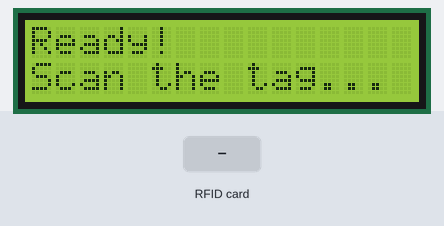
A sketch run on a simulated Arduino Uno, built with avr-gcc and run on an emulated ATmega328P. Parts: 16×2 character LCD. The test bench sets the inputs (shaded band). What the sketch prints to the serial monitor is not drawn.

Above: at 1.3 s.
1.4 s: RFID card 5E 7A 19 C4 held to the reader
At 3.0 s:
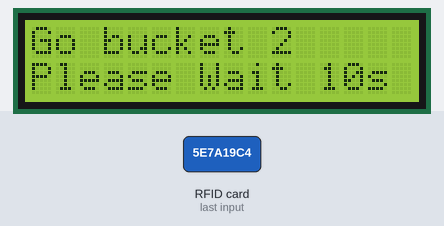
Timing chart, 0 to 4.5 s (numbered marks = the images above; inputs shaded):
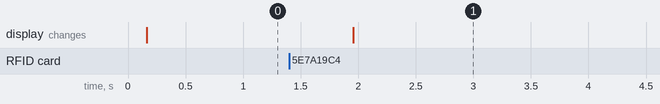

The sketch:

decode.ino
```cpp
#include <SPI.h>
#include <MFRC522.h>
#include <LiquidCrystal_PCF8574.h>

#define RST_PIN         9           // Configurable, see typical pin layout above
#define SS_PIN          10          // Configurable, see typical pin layout above

MFRC522 mfrc522(SS_PIN, RST_PIN);   // Create MFRC522 instance.

MFRC522::MIFARE_Key key;
LiquidCrystal_PCF8574 lcd(0x27); //or 0x3f
/**
 * Initialize.
 */
void setup() {
    Serial.begin(9600); // Initialize serial communications with the PC
    while (!Serial);    // Do nothing if no serial port is opened (added for Arduinos based on ATMEGA32U4)
    SPI.begin();        // Init SPI bus
    mfrc522.PCD_Init(); // Init MFRC522 card
    delay(5);				// Optional delay. Some board do need more time after init to be ready, see Readme
	  mfrc522.PCD_DumpVersionToSerial();	// Show details of PCD - MFRC522 Card Reader details
	  Serial.println(F("Scan PICC to see UID, SAK, type, and data blocks..."));
    for (byte i = 0; i < 6; i++) {
        key.keyByte[i] = 0xFF;
    }

    // display set up
    lcd.begin(16,2);
    lcd.setBacklight(255);
    lcd.clear();


}

/**
 * Main loop.
 */
void loop() {
    lcd.setCursor(0,0);
    lcd.print("Ready!");
    lcd.setCursor(0,1);
    lcd.print("Scan the tag...");
    delay(500);
    // Reset the loop if no new card present on the sensor/reader. This saves the entire process when idle.
    if ( ! mfrc522.PICC_IsNewCardPresent())
        return;

    // Select one of the cards
    if ( ! mfrc522.PICC_ReadCardSerial())
        return;

    // Show some details of the PICC (that is: the tag/card)
    Serial.print(F("Card UID:"));
    dump_byte_array(mfrc522.uid.uidByte, mfrc522.uid.size);
    Serial.println();
    Serial.print(F("PICC type: "));
    MFRC522::PICC_Type piccType = mfrc522.PICC_GetType(mfrc522.uid.sak);
    Serial.println(mfrc522.PICC_GetTypeName(piccType));

    // Check for compatibility
    if (    piccType != MFRC522::PICC_TYPE_MIFARE_MINI
        &&  piccType != MFRC522::PICC_TYPE_MIFARE_1K
        &&  piccType != MFRC522::PICC_TYPE_MIFARE_4K) {
        Serial.println(F("This sample only works with MIFARE Classic cards."));
        return;
    }

    byte sector= 15;
    byte blockAddr      = 62;
    MFRC522::StatusCode status;
    byte buffer[18];
    byte size = sizeof(buffer);
    byte dark = 0;
    byte rst = 0;
    bool underware = 0;

    // Read data from the block
    mfrc522.PICC_DumpMifareClassicSectorToSerial(&(mfrc522.uid), &key, sector);
    Serial.println();
    Serial.print(F("Reading data from block ")); Serial.print(blockAddr);
    Serial.println(F(" ..."));
    status = (MFRC522::StatusCode) mfrc522.MIFARE_Read(blockAddr, buffer, &size);
    if (status != MFRC522::STATUS_OK) {
        Serial.print(F("MIFARE_Read() failed: "));
        Serial.println(mfrc522.GetStatusCodeName(status));
    }
    Serial.print(F("Data in block ")); Serial.print(blockAddr); Serial.println(F(":"));
    dump_byte_array(buffer, 16); Serial.println();


    //Decode underware
    if(buffer[7]==1){
      underware = 1;
      rst = 0;
    }

    //Decode Color
    if(underware==false){
      rst = 1;
      if(buffer[0]<128) dark+=1;
      if(buffer[1]<128) dark+=1;
      if(buffer[2]<128) dark+=1;
      if(dark>1) rst = 2;
    }

    // Dump decode rst
    Serial.print(F("The underware result is ")); Serial.println(underware == 1 ? "true" : "false");
    Serial.print(F("The color result is ")); Serial.println(dark);
    Serial.print(F("The decode result is ")); Serial.println(rst);
    Serial.println();

    //Show on lcd
    lcd.clear();
    lcd.setCursor(0,0);
    lcd.print("Go bucket "); lcd.print(rst);
    lcd.setCursor(0,1);
    lcd.print("Please Wait 10s");
    delay(10000);
    lcd.clear();

    // Halt PICC
    mfrc522.PICC_HaltA();
    // Stop encryption on PCD
    mfrc522.PCD_StopCrypto1();
}

/**
 * Helper routine to dump a byte array as hex values to Serial.
 */
void dump_byte_array(byte *buffer, byte bufferSize) {
    for (byte i = 0; i < bufferSize; i++) {
        Serial.print(buffer[i] < 0x10 ? " 0" : " ");
        Serial.print(buffer[i], HEX);
    }
}
```

Measured:
- after the input at 1.4 s, the display: changes after 0.56 s (image 1)
